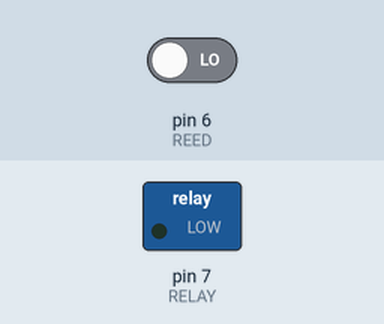
The sketch below on a simulated Arduino Uno, built with avr-gcc and run on an emulated ATmega328P. On the bench: switched loads named in the sketch (green lamp = pin HIGH). The inputs (shaded band) are chosen by the test bench; at power-on: pin 6 (REED) LOW.

Above: at 1.2 s.
1.3 s: pin 6 (REED) driven HIGH
At 2.4 s:
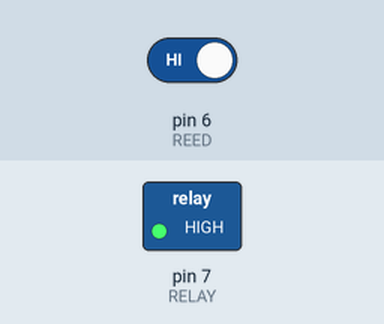
2.8 s: pin 6 (REED) driven LOW
At 3.5 s:
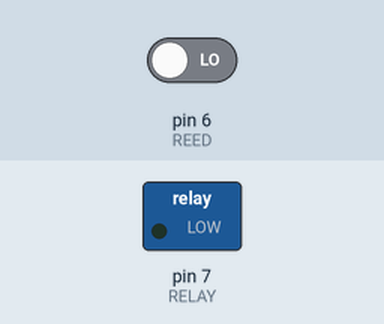
Timing chart, 0 to 5.8 s (numbered marks = the images above; inputs shaded):
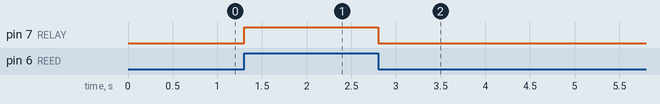

The sketch:

CupboardLED_v1.ino
```cpp
#define RELAY 7 // output pin for relay
#define REED 6 // input pin for the reed switch
int state = 0; // used to store state of input pin


void setup() {
  pinMode(RELAY, OUTPUT);
  pinMode(REED, INPUT);
}

void loop() {
  state = digitalRead(REED);

  if (state == HIGH) {
    digitalWrite(RELAY, HIGH);
  } else {
    digitalWrite(RELAY, LOW);
  }
}
```

Measured:
- after the input at 1.3 s, pin 7 (RELAY): LOW → HIGH at once
- after the input at 2.8 s, pin 7 (RELAY): HIGH → LOW at once
